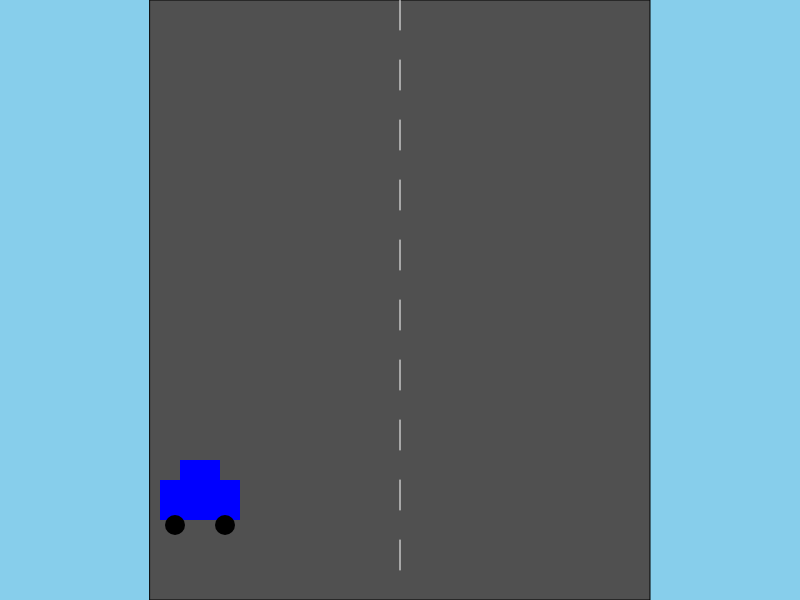
Frame 1 (no input)
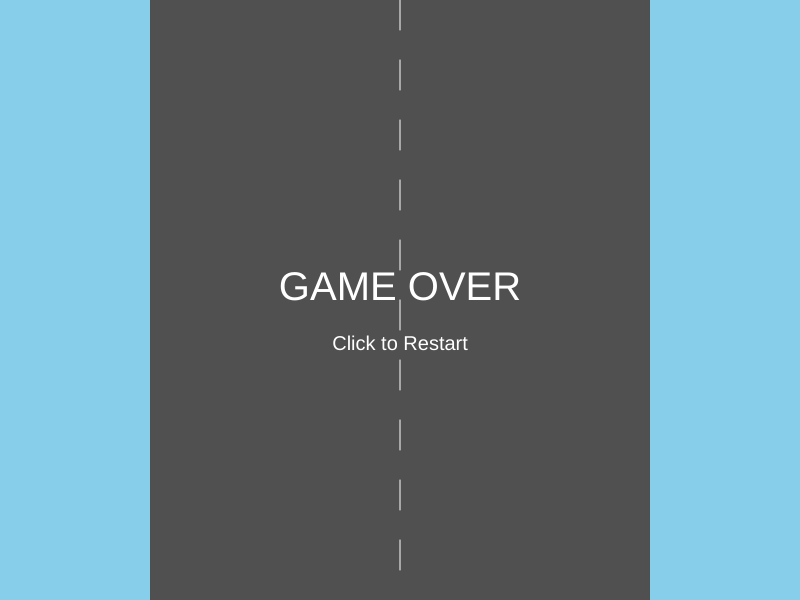
Frame 60 (no input)
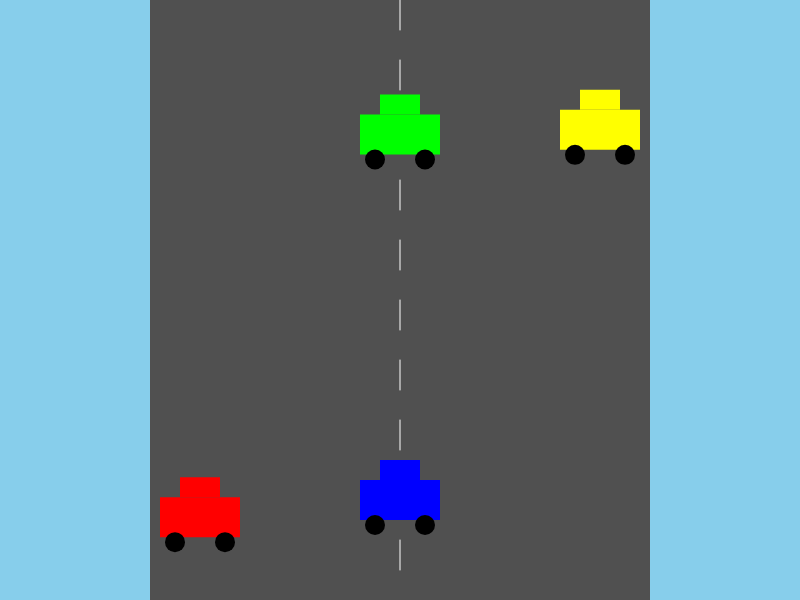
Frame 120 (the mouse pressed at the canvas centre since frame 60)

The p5.js sketch that drew these frames (run headless with seeded random() and noise() and a simulated clock; from frame 60 on, the mouse is pressed at the canvas centre):

// p5.js sketch
// ── sketch.js
/*
Name: Jai Gaston WIP1-JaiG
Title: Traffic Escape - WIP1

Instructions:
- Move your mouse left and right to control the car
- Avoid the enemy cars
- Click the mouse to restart if you crash
*/

let player;
let enemies = [];
let gameOver = false;

function setup() {
  createCanvas(800, 600);

  // player car
  player = new Car(width / 2, 500, 0, 0, 255);

  // enemy cars (start positions)
  enemies.push(new EnemyCar(200, -100, 255, 0, 0));
  enemies.push(new EnemyCar(400, -300, 0, 255, 0));
  enemies.push(new EnemyCar(600, -500, 255, 255, 0));
}

function draw() {

  // sky
  background(135, 206, 235);

  // road
  fill(80);
  rect(150, 0, 500, height);

  // road lines
  stroke(255);
  for (let y = 0; y < height; y += 60) {
    line(width / 2, y, width / 2, y + 30);
  }
  noStroke();

  if (!gameOver) {

    // player
    player.move();
    player.display();

    // enemies
    for (let i = 0; i < enemies.length; i++) {
      enemies[i].move();
      enemies[i].display();

      // collision check
      if (dist(player.x, player.y, enemies[i].x, enemies[i].y) < 60) {
        gameOver = true;
      }
    }

  } else {

    fill(255);
    textAlign(CENTER);
    textSize(40);
    text("GAME OVER", width / 2, height / 2);

    textSize(20);
    text("Click to Restart", width / 2, height / 2 + 50);
  }
}

// PLAYER CAR
class Car {
  constructor(x, y, r, g, b) {
    this.x = x;
    this.y = y;
    this.r = r;
    this.g = g;
    this.b = b;
  }

  move() {
    this.x = mouseX;

    // keep on road
    if (this.x < 200) this.x = 200;
    if (this.x > 600) this.x = 600;
  }

  display() {
    push();
    translate(this.x, this.y);

    fill(this.r, this.g, this.b);
    rect(-40, -20, 80, 40);

    fill(this.r, this.g, this.b);
    rect(-20, -40, 40, 20);

    fill(0);
    circle(-25, 25, 20);
    circle(25, 25, 20);

    pop();
  }
}

// ENEMY CAR
class EnemyCar {
  constructor(x, y, r, g, b) {
    this.x = x;
    this.y = y;
    this.r = r;
    this.g = g;
    this.b = b;

    // FASTER SPEED
    this.speed = random(6, 12);
  }

  move() {
    this.y += this.speed;

    // reset when off screen
    if (this.y > height + 50) {
      this.y = -100;
      this.x = random(200, 600);
    }
  }

  display() {
    push();
    translate(this.x, this.y);

    fill(this.r, this.g, this.b);
    rect(-40, -20, 80, 40);

    fill(this.r, this.g, this.b);
    rect(-20, -40, 40, 20);

    fill(0);
    circle(-25, 25, 20);
    circle(25, 25, 20);

    pop();
  }
}

// restart
function mousePressed() {
  if (gameOver) {
    gameOver = false;

    enemies[0].y = -100;
    enemies[1].y = -300;
    enemies[2].y = -500;
  }
}
